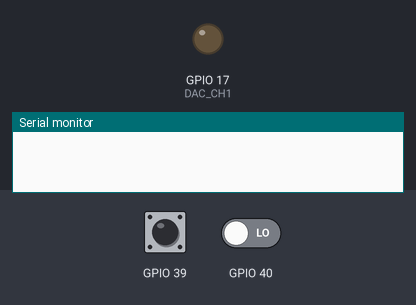
Simulated run of this program. Board: ESP32-S2. Parts: output pins drawn as LEDs (lit = HIGH), the last lines printed to the serial monitor. The test bench sets the inputs (shaded band); at power-on: GPIO 39 LOW, GPIO 40 LOW.

Above: at 1.2 s.
1.3 s: GPIO 39 driven HIGH
At 1.6 s:
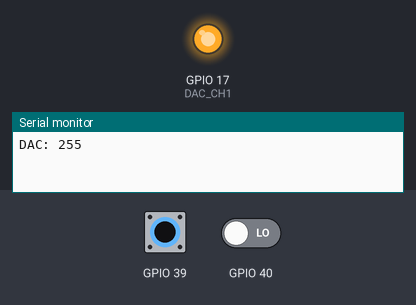
2.8 s: GPIO 39 pulsed LOW 5 times (0.12 s each, 0.3 s apart)
At 3.15 s:
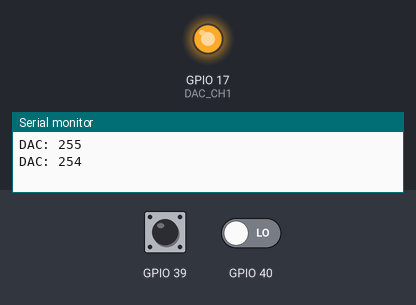
Timing chart, 0 to 5.8 s (numbered marks = the images above; inputs shaded):
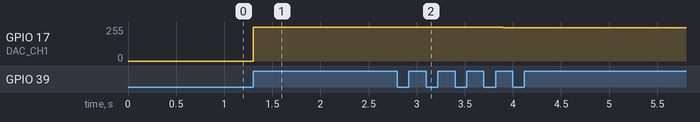

Measured:
- after the input at 1.3 s, GPIO 17 (DAC_CH1): 0/255 → 255/255 at once
- after the input at 2.8 s, GPIO 17 (DAC_CH1): moves from 255/255 to 250/255 over 1.2 s, starting after 0.20 s

The program:

main.cpp
```cpp
#include <Arduino.h>
#include <HardwareSerial.h>
#include <Adafruit_INA219.h>
#include "../../include/AlexEncoder.h"

#define DAC_CH1 17

// HardwareSerial serialPort(1); // Use UART1
// Adafruit_INA219 ina219;
// float busvoltage = 0;
// float current_mA = 0;
// float power_mW = 0;

void setup() {
  AlexEncoder::init(39, 40);
  // ina219.begin();
  Serial.begin(115200);
  // serialPort.begin(115200, SERIAL_8N1, 3, 4); // Baud rate, mode, RX pin, TX pin
}

void loop() {

  // if (serialPort.available())
  // {
  //   String receivedData = serialPort.readStringUntil('\n');

  //   if (receivedData.compareTo("LAT:START"))
  //   {
  //     Serial.println("LAT started");

  //     uint8_t dacVal = 130;

  //     while (true)
  //     {
  //       dacVal += 1;
  //       dacWrite(DAC_CH1, dacVal);

  //       current_mA = ina219.getCurrent_mA();
  //       Serial.print(dacVal);
  //       Serial.print(":");
  //       Serial.println(current_mA);
  //       delay(200);

  //       if (serialPort.available())
  //       {
  //         receivedData = serialPort.readStringUntil('\n');

  //         if (receivedData.compareTo("LAT:STOP"))
  //         {
  //           Serial.println("LAT stopped");
  //           break;
  //         }
  //       }
  //     }
  //   }
  // }

  // return;

  int16_t encVal = AlexEncoder::counter;
  uint8_t dacVal = encVal * 1;
  static int16_t oldDacVal = dacVal;

  if (dacVal >= 0 && dacVal <= 255 && oldDacVal != dacVal)
  {
    dacWrite(DAC_CH1, dacVal);
    oldDacVal = dacVal;
    Serial.printf("DAC: %i\n", dacVal);
  }

  // busvoltage = ina219.getBusVoltage_V();
  // current_mA = ina219.getCurrent_mA();
  // power_mW = ina219.getPower_mW();

  // Serial.printf("V: %f", busvoltage);
  // Serial.printf(" C: %f", current_mA);
  // Serial.printf(" PWR: %f", power_mW);
  // Serial.printf(" DAC: %d\n", dacVal);

  delay(100);
}
```
